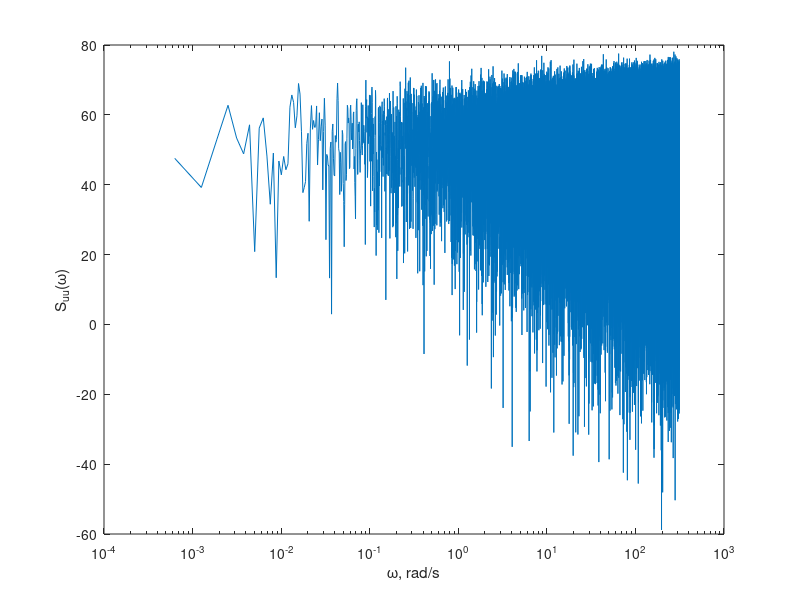
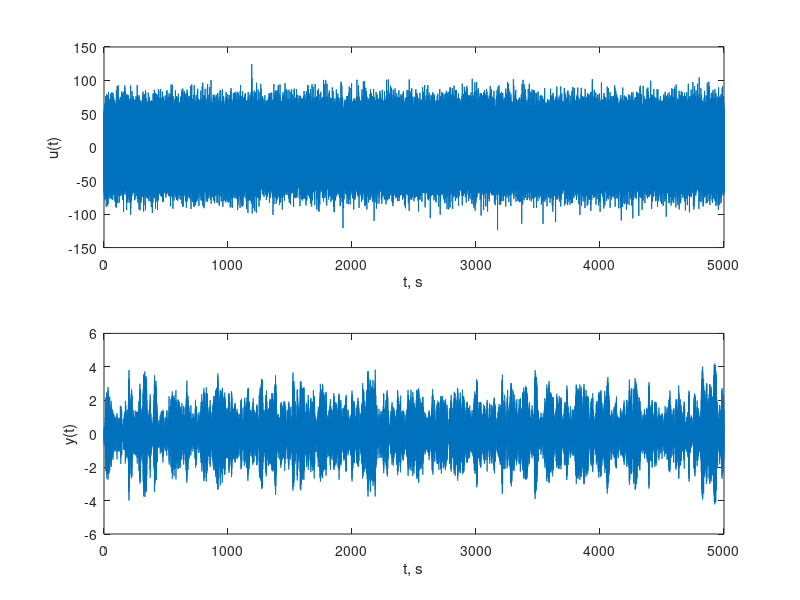
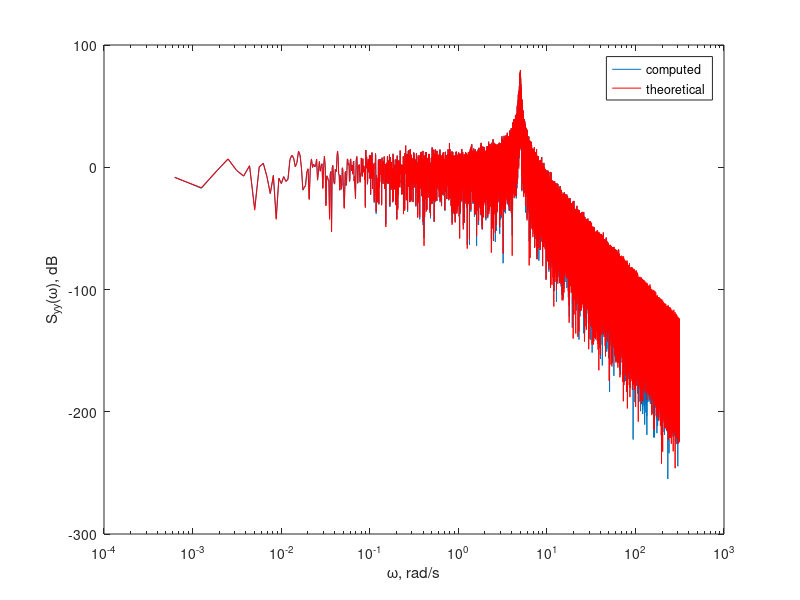
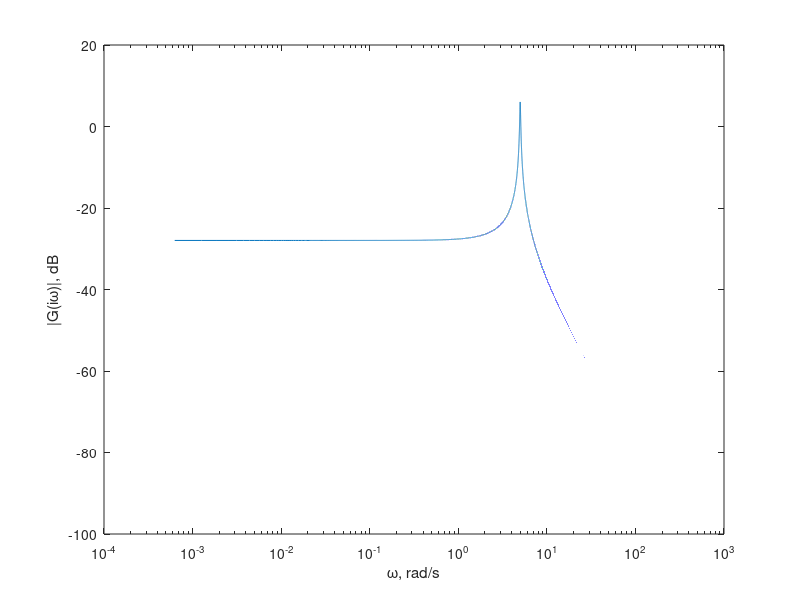

Source code (MATLAB) for these figures, in order: (Note: this script raises an error after producing the figures.)
% fatigue_failure.m

clc;
clear all;
close all;

% create linear system
m = 1;
c = .1;
k = 25;
G = tf(1,[m c k]);

% create Gaussian white noise input
dt = .01;
N = 500000;
t = linspace(0,(N-1)*dt,N);
S0 = 1;
u = randn(N,1)*sqrt(2*pi*S0/dt);

% plot S_uu
R_uu = xcorr(u,'biased');
S_uu = fftshift(fft(R_uu));
Eu2 = R_uu(N)
Eu2a = mean(u.^2)
Eu2b = mean(abs(S_uu))
w = linspace(-pi/dt,pi/dt,2*N-1);
ind = w > 0;
figure;
semilogx(w(ind),20*log10(abs(S_uu(ind))));
ylabel('S_{uu}(\omega)');
xlabel('\omega, rad/s');

% simulate system with input u, plot input vs. output
y = lsim(G,u,t);
figure;
h1 = subplot(2,1,1);
plot(t,u);
ylabel('u(t)');
xlabel('t, s');
h2 = subplot(2,1,2);
plot(t,y);
ylabel('y(t)');
xlabel('t, s');
linkaxes([h1 h2],'x');

% plot S_yy from simulation output
R_yy = xcorr(y,'biased');
S_yy = fftshift(fft(R_yy));
figure;
semilogx(w(ind),20*log10(abs(S_yy(ind))));
ylabel('S_{yy}(\omega), dB');
xlabel('\omega, rad/s');

% plot S_yy from theory
[mag,phs] = bode(G,w);
S_yy_theory = squeeze(mag).^2.*S_uu;
hold on;
semilogx(w(ind),20*log10(abs(S_yy_theory(ind))),'r');
ylabel('S_{yy}(\omega), dB');
xlabel('\omega, rad/s');
legend('computed','theoretical');

% Bode magnitude plot of G
figure;
semilogx(w(ind),20*log10(squeeze(mag(ind))));
ylabel('|G(i\omega)|, dB');
xlabel('\omega, rad/s');

% mean-square of output
Ey2 = R_yy(N)
Ey2a = mean(y.^2)
Ey2_theory = pi/(c*k)

% find (positive) peaks in y(t) and plot their magnitude distribution
[pks,locs] = findpeaks(y);
locs = locs(pks>0);
pks = pks(pks>0);
figure;
[nelements,centers] = hist(pks,50);
bar(centers,nelements/sum(nelements)/(centers(2)-centers(1)),'FaceColor',[.7 .7 1]);	% normalize histogram so its total area = 1

% add Rayleigh distribution curve
xlims = get(gca,'XLim');
x = linspace(xlims(1),xlims(2),101);
Ray_dist = (x/Ey2a).*exp(-x.^2/(2*Ey2a));
hold on;
plot(x,Ray_dist,'r--');
ylabel('Probability');
xlabel('Peak magnitude');

% plot accumulated damage
b = 0.25;
c = 10000;
D = cumsum(pks.^b)/c;
D_theory = (sqrt(k/m)/(2*pi*c)*sqrt(2*Ey2a)^b*gamma((b+2)/2))*t(locs);
t_L = 1/(sqrt(k/m)/(2*pi*c)*sqrt(2*Ey2a)^b*gamma((b+2)/2))
figure;
plot(t(locs),D,t(locs),D_theory,'r--');
ylabel('Damage');
xlabel('t, s');
